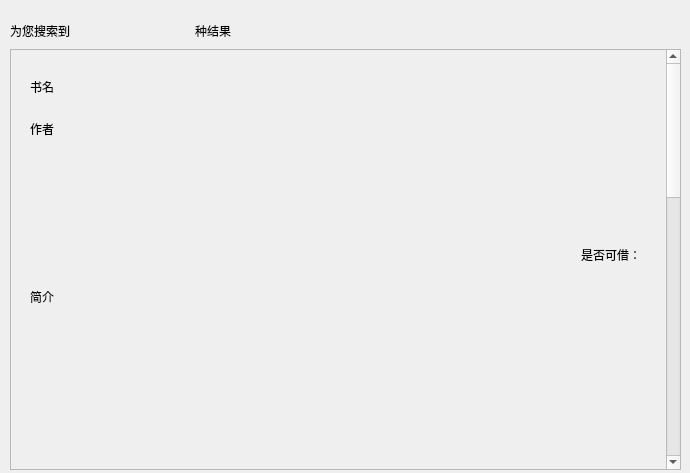
<?xml version="1.0" encoding="UTF-8"?>
<ui version="4.0">
 <class>Form</class>
 <widget class="QWidget" name="Form">
  <property name="geometry">
   <rect>
    <x>0</x>
    <y>0</y>
    <width>690</width>
    <height>473</height>
   </rect>
  </property>
  <property name="windowTitle">
   <string>Form</string>
  </property>
  <widget class="QScrollArea" name="scrollArea">
   <property name="geometry">
    <rect>
     <x>10</x>
     <y>49</y>
     <width>671</width>
     <height>421</height>
    </rect>
   </property>
   <property name="verticalScrollBarPolicy">
    <enum>Qt::ScrollBarPolicy::ScrollBarAlwaysOn</enum>
   </property>
   <property name="sizeAdjustPolicy">
    <enum>QAbstractScrollArea::SizeAdjustPolicy::AdjustToContents</enum>
   </property>
   <property name="widgetResizable">
    <bool>true</bool>
   </property>
   <widget class="QWidget" name="scrollAreaWidgetContents_2">
    <property name="geometry">
     <rect>
      <x>0</x>
      <y>0</y>
      <width>652</width>
      <height>1236</height>
     </rect>
    </property>
    <layout class="QVBoxLayout" name="verticalLayout">
     <item>
      <widget class="QWidget" name="widget_3" native="true">
       <property name="minimumSize">
        <size>
         <width>630</width>
         <height>400</height>
        </size>
       </property>
       <widget class="QWidget" name="layoutWidget">
        <property name="geometry">
         <rect>
          <x>0</x>
          <y>0</y>
          <width>621</width>
          <height>391</height>
         </rect>
        </property>
        <layout class="QHBoxLayout" name="horizontalLayout_2" stretch="7">
         <item>
          <widget class="QWidget" name="widget_5" native="true">
           <widget class="QWidget" name="">
            <property name="geometry">
             <rect>
              <x>10</x>
              <y>10</y>
              <width>611</width>
              <height>371</height>
             </rect>
            </property>
            <layout class="QHBoxLayout" name="horizontalLayout_3" stretch="8,0">
             <item>
              <layout class="QVBoxLayout" name="verticalLayout_2" stretch="1,1,8">
               <item>
                <widget class="QLabel" name="label_3">
                 <property name="text">
                  <string>书名</string>
                 </property>
                </widget>
               </item>
               <item>
                <widget class="QLabel" name="label_4">
                 <property name="text">
                  <string>作者</string>
                 </property>
                </widget>
               </item>
               <item>
                <widget class="QLabel" name="label_5">
                 <property name="text">
                  <string>简介</string>
                 </property>
                </widget>
               </item>
              </layout>
             </item>
             <item>
              <widget class="QLabel" name="label_6">
               <property name="text">
                <string>是否可借：</string>
               </property>
              </widget>
             </item>
            </layout>
           </widget>
          </widget>
         </item>
        </layout>
       </widget>
      </widget>
     </item>
     <item>
      <widget class="QWidget" name="widget_2" native="true">
       <property name="minimumSize">
        <size>
         <width>630</width>
         <height>400</height>
        </size>
       </property>
      </widget>
     </item>
     <item>
      <widget class="QWidget" name="widget" native="true">
       <property name="minimumSize">
        <size>
         <width>630</width>
         <height>400</height>
        </size>
       </property>
      </widget>
     </item>
    </layout>
   </widget>
  </widget>
  <widget class="QWidget" name="layoutWidget">
   <property name="geometry">
    <rect>
     <x>10</x>
     <y>10</y>
     <width>221</width>
     <height>41</height>
    </rect>
   </property>
   <layout class="QHBoxLayout" name="horizontalLayout">
    <item>
     <widget class="QLabel" name="label">
      <property name="text">
       <string>为您搜索到</string>
      </property>
     </widget>
    </item>
    <item>
     <spacer name="horizontalSpacer">
      <property name="orientation">
       <enum>Qt::Orientation::Horizontal</enum>
      </property>
      <property name="sizeHint" stdset="0">
       <size>
        <width>40</width>
        <height>20</height>
       </size>
      </property>
     </spacer>
    </item>
    <item>
     <widget class="QLabel" name="label_2">
      <property name="text">
       <string>种结果</string>
      </property>
     </widget>
    </item>
   </layout>
  </widget>
 </widget>
 <resources/>
 <connections/>
</ui>
